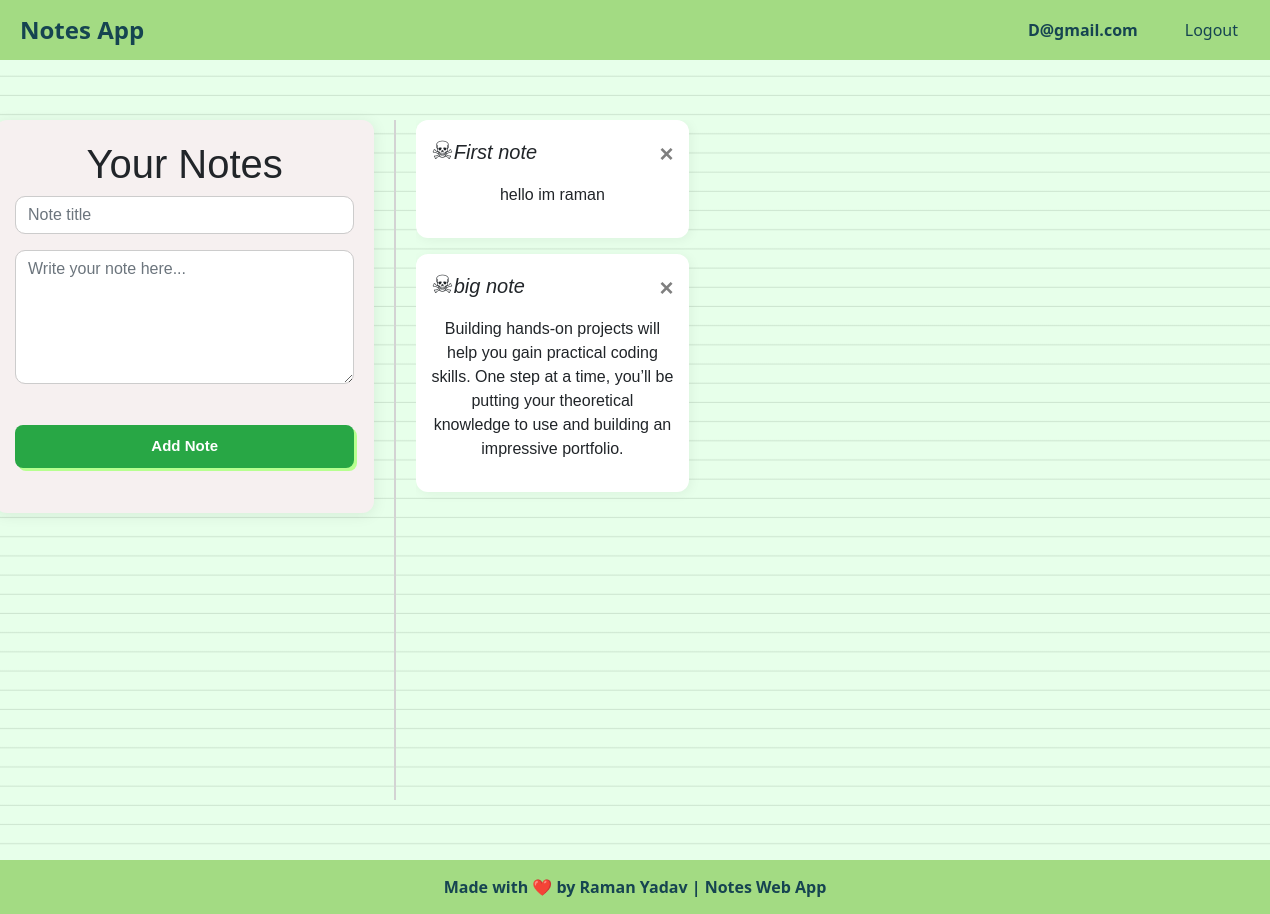
Screenshot of / (signed in) with the database file from the repository.
### website/models.py (models this page shows)
class User(db.Model, UserMixin):
    id = db.Column(db.Integer, primary_key = True)
    email = db.Column(db.String(150), unique=True)
    password = db.Column(db.String(150))
    name = db.Column(db.String(150))
    notes = db.relationship('Note')

class Note(db.Model):
    id = db.Column(db.Integer, primary_key=True)
    title = db.Column(db.String(150))
    data = db.Column(db.String(10000))
    date = db.Column(db.DateTime(timezone=True), default=func.now())
    user_id = db.Column(db.Integer, db.ForeignKey('user.id'))

### website/views.py (the view, shortened to what this page needs)
@views.route('/', methods=['GET', 'POST'])
@login_required
def home():
    return render_template("home.html", user=current_user)

### website/__init__.py (called while the page is built)
def create_app():
    app = Flask(__name__)
    app.config['SECRET_KEY'] = "qwertyuio"
    app.config['SQLALCHEMY_DATABASE_URI'] = f'sqlite:///{DB_NAME}'
    app.config['DEBUG'] = True
    db.init_app(app)
    from.views import views
    from.auth import auth
    app.register_blueprint(views, url_prefix='/')
    app.register_blueprint(auth, url_prefix='/')
    from .models import User, Note
    create_database(app)
    login_manager = LoginManager()
    login_manager.login_view = 'auth.login'
    login_manager.init_app(app)
    @login_manager.user_loader
    def load_user(id):
        return User.query.get(int(id))
    return app

### website/templates/home.html (shortened to what this page needs)
{% extends "base.html" %}
{% block content %}
<div class="home-layout">
  <div class="note-form-section">
    <h1 align="center">Your Notes</h1>
    <form method="POST" class="note-form">
      <div class="form-group">
        <input type="text" name="title" class="form-control" placeholder="Note title" required />
      </div>
      <div class="form-group">
        <textarea name="data" class="form-control" placeholder="Write your note here..." rows="5" required></textarea>
      </div>
      <button type="submit" class="btn btn-success">Add Note</button>
    </form>
  </div>
  <div class="note-list-section">
    <div class="note-grid">
      {% for note in user.notes %}
      <div class="note-card">
        <div class="note-header">
          <h5><span style='font-size:25px;'>&#9760</span><i>{{ note.title }}</i></h5>
          <button type="button" class="close" onClick="deleteNote({{ note.id }})">
            <span aria-hidden="true">&times;</span>
          </button>
        </div>
        <p>{{ note.data }}</p>
      </div>
      {% endfor %}
    </div>
  </div>
</div>
{% endblock %}

### website/templates/base.html (shortened to what this page needs)
<!DOCTYPE html>
<html>
<head>
  <link rel="stylesheet" href="https://stackpath.bootstrapcdn.com/bootstrap/4.4.1/css/bootstrap.min.css"
 />
  <link rel="stylesheet" href="https://stackpath.bootstrapcdn.com/font-awesome/4.7.0/css/font-awesome.min.css"
 />
  <link rel="stylesheet" href="{{ url_for('static', filename='style.css') }}">
  <link rel="stylesheet" href="{{ url_for('static', filename='form_style.css') }}">
  <link rel="stylesheet" href="{{ url_for('static', filename='home_style.css') }}">
</head>
<body>
  <nav class="navbar">
    <a href="/" class="navbar-brand">Notes App</a>
    <div class="navbar-right">
      <span class="user-email">{{ user.email }}</span>
      {% if user.is_authenticated %}
        <div class="navbar-links">
          <a href="/logout">Logout</a>
        </div>
      {% else %}
        <div class="navbar-links">
          <a href="/login">Login</a>
          <a href="/sign-up">Sign Up</a>
        </div>
      {% endif %}
    </div>
  </nav>
<div class="container">
  {% block content %}
  {% endblock %}
</div>
<footer class="footer">
   Made with ❤️ by Raman Yadav | Notes Web App
</footer>
</body>
</html>

### website/static/style.css (style rules this page uses)
body { background-color: #FDFAF6; font-family: 'Segoe UI', Tahoma, Geneva, Verdana, sans-serif; }
.navbar { background-color: #a3db83; display: flex; justify-content: space-between; align-items: center; padding: 0 20px; height: 60px; box-shadow: #E4EFE7; width: 100%; top: 0; }
.navbar-brand { color: #164451; font-size: 1.5rem; font-weight: bold; text-decoration: none; }
.navbar-right { display: flex; align-items: center; gap: 20px; }
.user-email { font-weight: bold; color: #164451; margin-right: 15px; }
.navbar-links { display: flex; gap: 15px; }
.navbar-links a { color: #164451; font-weight: 500; text-decoration: none; padding: 8px 12px; border-radius: 10px; transition: all 0.3s ease; }
.container { display: flex; align-items: center; justify-content: center; flex-direction: column; text-align: center; min-height: 100vh; padding: 20px; background: transparent; }
.footer { background-color: #a3db83; color: #164451; text-align: center; padding: 15px 0; margin-top: 0px; font-weight: bold; box-shadow:#E4EFE7; }

### website/static/form_style.css (style rules this page uses)
.container { display: flex; align-items: center; justify-content: center; flex-direction: column; text-align: center; }
.btn { padding: 15px; margin: 25px 0px; width: 290px; font-size: 15px; background: #7ed760; border-radius: 10px; font-weight: 800; box-shadow: 3px 3px 0px 0px #b7ff90; }

### website/static/home_style.css (style rules this page uses)
.home-layout { display: flex; height: 90vh; width: 120%; padding: 20px; gap: 20px; font-family: 'Poppins', sans-serif; }
.note-form-section { width: 30%; padding: 20px; background-color: #F6F0F0; border-radius: 12px; position: sticky; top: 80px; height: fit-content; box-shadow: 0 2px 15px rgba(0, 0, 0, 0.08); }
.note-list-section { width: 68%; max-height: 80vh; padding-right: 10px; overflow-y: auto; }
.note-grid { column-count: 3; column-gap: 16px; }
.note-card { background-color: #fff; border-radius: 12px; padding: 15px; margin-bottom: 16px; display: inline-block; width: 100%; box-sizing: border-box; box-shadow: 2px 2px 12px rgba(0, 0, 0, 0.05); transition: transform 0.2s ease; overflow-wrap: break-word; }
.note-header { display: flex; justify-content: space-between; align-items: center; margin-bottom: 10px; }
.note-form .form-control { border-radius: 10px; box-shadow: none; border: 1px solid #ccc; margin-bottom: 15px; }
.note-form .btn-success { width: 100%; border-radius: 8px; padding: 10px; font-weight: 600; background-color: #28a745; border: none; }

### rows the page displays
User: email "D@gmail.com"
Note: title "First note", data "hello im raman"
Note: title "big note", data "Building hands-on projects will help you gain practical coding skills. One step at a time, you’ll be putting your theoretical knowledge to use and building an impressive portfolio."
